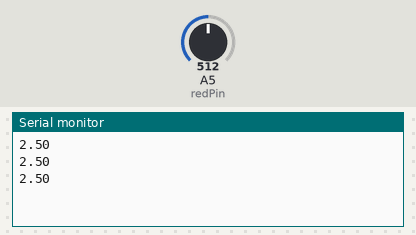
This sketch was run on a simulated Arduino Uno, built with avr-gcc and run on an emulated ATmega328P. On the bench: the last lines printed to the serial monitor. The inputs (shaded band) are chosen by the test bench; at power-on: A5 (redPin) = 512.

Above: at 1.3 s.
1.4 s: A5 (redPin) set to 716
At 1.9 s:
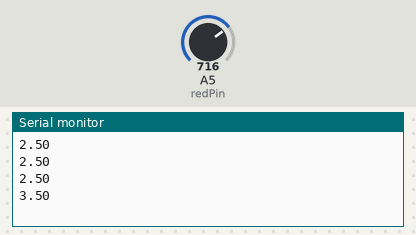
2.9 s: A5 (redPin) set to 900
At 3.4 s:
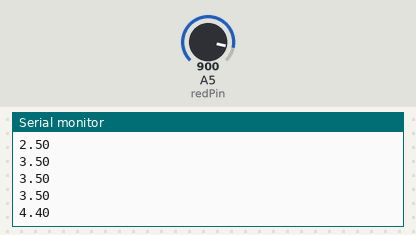
Timing chart, 0 to 5.9 s (numbered marks = the images above; inputs shaded):
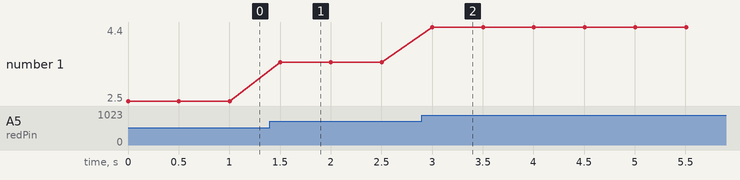

Measured:
- after the input at 1.4 s, the serial monitor: prints a new line after 0.10 s (image 1)
- after the input at 2.9 s, the serial monitor: prints a new line after 0.10 s (image 2)
- plotted number 1: 2.5 → 3.5 after the input at 1.4 s, 3.5 → 4.4 after the input at 2.9 s

The sketch:

sketch.ino
```cpp
int redPin = A5;
float calcVal;
void setup() {
pinMode(redPin,INPUT);
Serial.begin(9600);
}

void loop() {
calcVal = (5./1023.)*analogRead(redPin);
Serial.println(calcVal);
delay(500);
}
```
